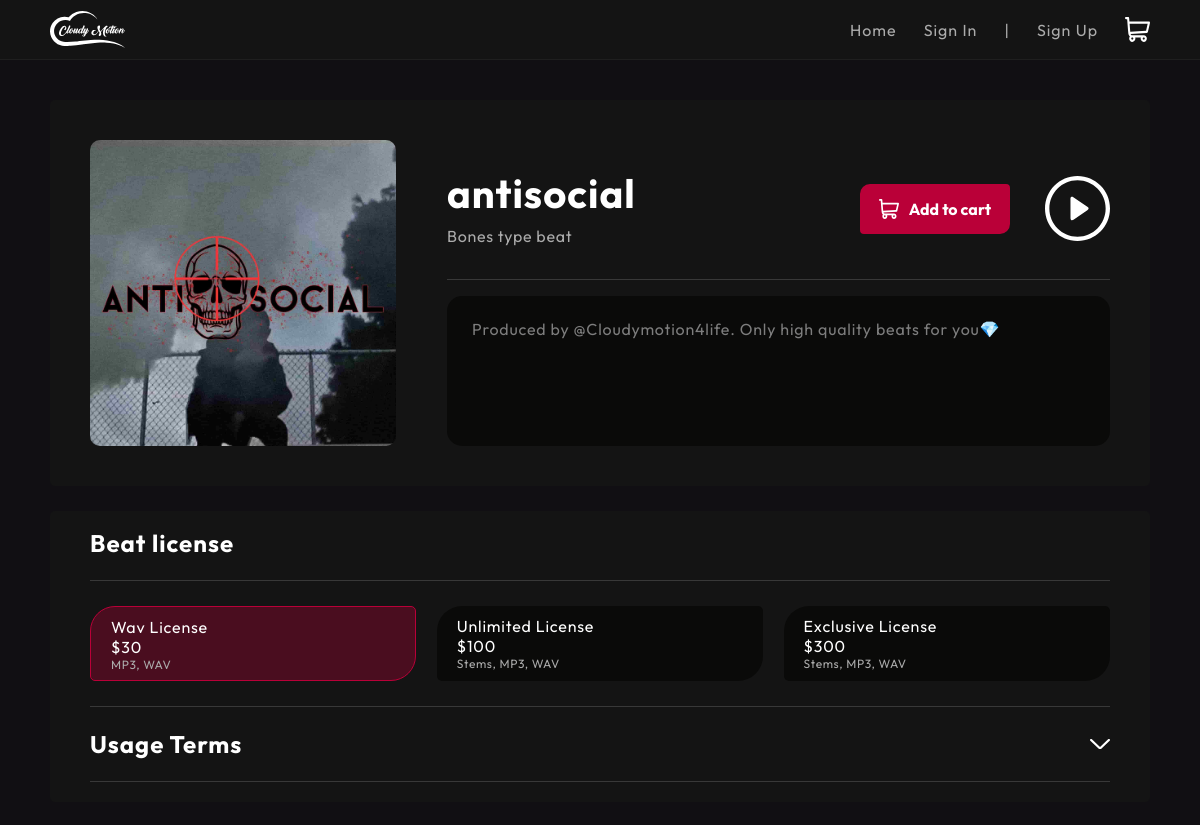
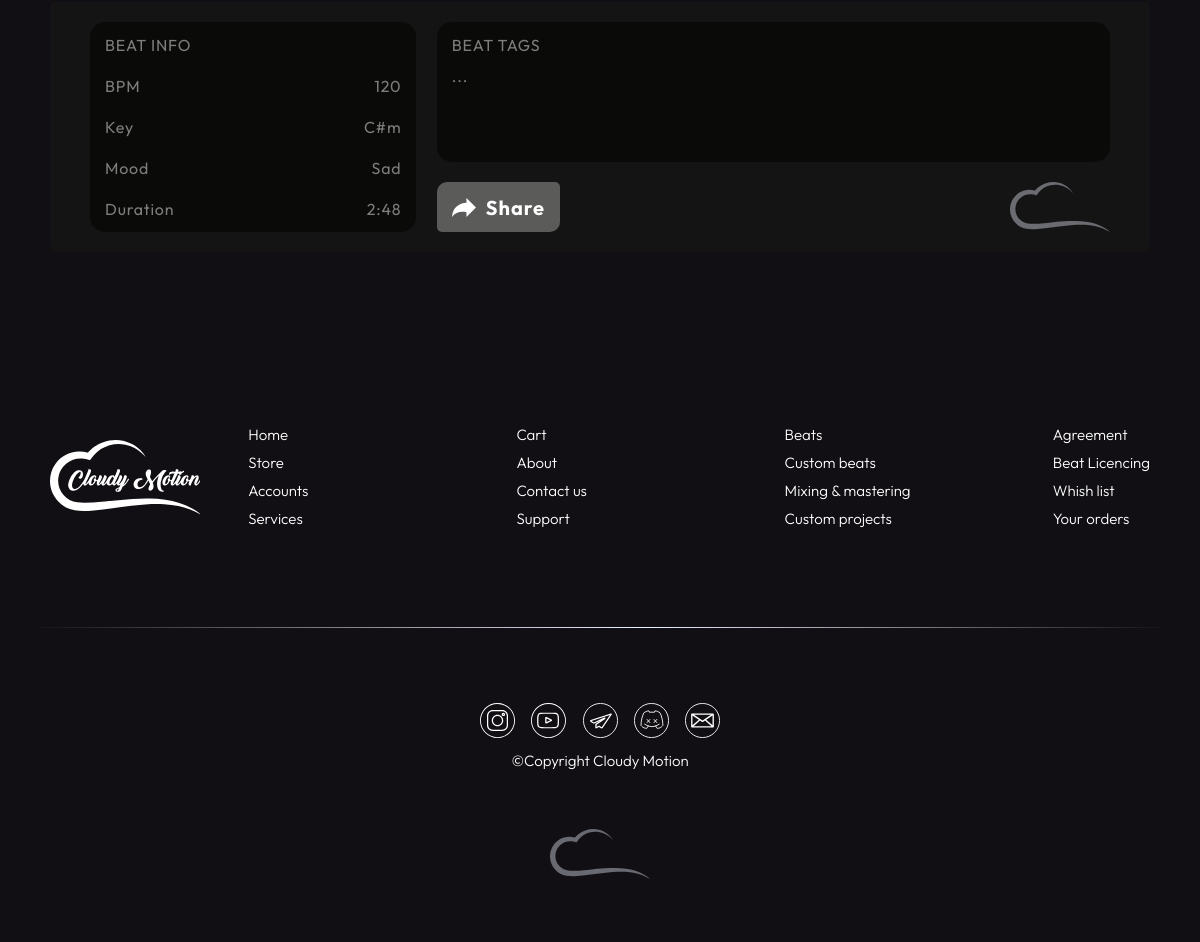
Screenshot of /store/1/ with the database file from the repository (2 pictures, top to bottom).
### cm_site/models.py (models this page shows, shortened)
class Tracks(models.Model):
    track_name = models.CharField('Track Name', unique=True, null=False, max_length=64)
    cover_art = models.ImageField("Cover Art", upload_to='uploads/')
    bpm = models.IntegerField('BPM', default=90)
    key = models.CharField('Key', unique=False, null=False, max_length=16)
    mood = models.ForeignKey(Moods, on_delete=models.CASCADE)
    duration = models.CharField('Duration', max_length=16, null=False)
    type_beat = models.CharField('Type Beat', unique=False, max_length=32, default="Unique", null=False)
    mp3 = models.FileField('Mp3 File', upload_to='uploads/')
    tags = models.ManyToManyField(Tags, blank=True)
    priority = models.IntegerField('Track priority', blank=False, unique=False, default=0)
    description = models.CharField('Track description', max_length=256, blank=False, unique=False, default='Produced by @Cloudymotion4life. Only high quality beats for you💎')
    class Meta:
        verbose_name = 'Track'
        verbose_name_plural = 'Tracks'

class Prices(models.Model):
    wav_license = models.IntegerField('Wav License $', default=30)
    unlimited_license = models.IntegerField('Unlimited License $', default=100)
    exclusive_license = models.IntegerField('Exclusive License $', default=300)
    class Meta:
        verbose_name = 'Price'
        verbose_name_plural = 'Prices'

class Moods(models.Model):
    mood = models.CharField('New mood', unique=True, max_length=32, null=False)
    def __str__(self) -> str:
        return self.mood
    class Meta:
        verbose_name = 'Mood'
        verbose_name_plural = 'Moods'

### cm_site/views.py (the view)
# urls.py: path('store/<int:track_id>/', view=views.store_track, name='store_track'),
def store_track(request: WSGIRequest, track_id: int):
    track = get_object_or_404(Tracks, id=track_id)
    data = {
        'user': request.user,
        'id': track_id,
        'track': track,
        'prices': Prices.objects.all().first()
    }
    return render(request, 'cm_site/track.html', data)

### cm_site/templates/cm_site/track.html (shortened to what this page needs)
{% load static %}
<!DOCTYPE html>
<html lang="en">
    <head>
        <link rel="stylesheet" href="{% static 'cm_site/css/reset.css' %}">
        <link rel="stylesheet" href="{% static 'cm_site/css/font.css' %}">
        <link rel="stylesheet" href="{% static 'cm_site/css/track.css' %}">
    </head>
    <body>
        <div class="wrapper">
            <header class="header">
                <div class="header__container">
                    <a href="{% url 'not_developed' %}">
                        <div class="header__container-logo"></div>
                    </a>
                        {% if user.is_authenticated %}
                            <div class="header__container-navbar">
                                <a href="{% url 'not_developed' %}" class="navbar__link">
                                    <div class="navbar__link-home">Home</div>
                                </a>
                                <a href="{% url 'not_developed' %}" class="navbar__link">
                                    <div class="navbar__link-services">Services</div>
                                </a>
                                <a href="{% url 'not_developed' %}" class="navbar__link">
                                    <div class="navbar__link-contacts">Contacts</div>
                                </a>
                                <a href="{% url 'not_developed' %}" class="navbar__link navbar__link--svg">
                                    <div class="navbar__link-account"></div>
                                </a>
                                <a href="{% url 'cart' %}" class="navbar__link navbar__link--svg">
                                    <div class="navbar__link-basket"></div>
                                </a>
                            </div>
                        {% else %}
                            <div class="header__container-navbar header__container-navbar--no">
                                <a href="{% url 'not_developed' %}" class="navbar__link">
                                    <div class="navbar__link-home">Home</div>
                                </a>
                                <a href="{% url 'account_login' %}" class="navbar__link">
                                    <div class="navbar__link-singin">Sign In</div>
                                </a>
                                <div class="navbar__link navbar__link-sep">
                                    <div id="item1" class="navbar__link-sep">|</div>
                                </div>
                                <a href="{% url 'account_signup' %}" class="navbar__link">
                                    <div class="navbar__link-singup">Sign Up</div>
                                </a>
                                <a href="{% url 'cart' %}" class="navbar__link navbar__link--svg">
                                    <div class="navbar__link-basket"></div>
                                </a>
                            </div>
                        {% endif %}
                </div>
            </header>
            <main class="main">
                <div class="main__container">
                    <div class="beat">
                        <div class="beat__intro">
                            <div class="beat__intro__cover" style="background: url('../../media/{{track.cover_art}}') no-repeat; background-size: cover;"></div>
                            <div class="beat__intro__data">
                                <div class="beat__intro__data_name">
                                    <div class="beat__intro__data_name-text">
                                        <div>{{track.track_name}}</div>
                                        <div>{{track.type_beat}} type beat</div>
                                    </div>
                                    <div class="beat__intro__data_name-btn">
                                        <button class="to_cart">
                                            <div></div>
                                            <div>Add to cart</div>
                                        </button>
                                        <button class="play"></button>
                                    </div>
                                </div>
                                <div class="beat__intro__data_line"><div></div></div>
                                <div class="beat__intro__data_desc">{{track.description}}</div>
                            </div>
                        </div>
                        <div class="beat__license">
                            <h1>Beat license</h1>
                            <div class="line"></div>
                            <div class="beat__license__buttons">
                                <button class="wav active">
                                    <h1>Wav License</h1>
                                    <h1>${{prices.wav_license}}</h1>
                                    <h2>MP3, WAV</h2>
                                </button>
                                <button class="unl">
                                    <h1>Unlimited License</h1>
                                    <h1>${{prices.unlimited_license}}</h1>
                                    <h2>Stems, MP3, WAV</h2>
                                </button>
                                <button class="exc">
                                    <h1>Exclusive License</h1>
                                    <h1>${{prices.exclusive_license}}</h1>
                                    <h2>Stems, MP3, WAV</h2>
                                </button>
                            </div>
                            <div class="line"></div>
                            <div class="beat__license_usage_terms">
                                <div class="terms_panel">
                                    <h1>Usage Terms</h1>
                                    <button class="terms_btn"></button>
                                </div>
                            </div>
                            <div class="line"></div>
                        </div>
                        <div class="beat__data">
                            <div class="beat__data__info">
                                <h1>BEAT INFO</h1>
                                <div class="bpm">
                                    <h1>BPM</h1>
                                    <h1>{{track.bpm}}</h1>
                                </div>
                                <div class="key">
                                    <h1>Key</h1>
                                    <h1>{{track.key}}</h1>
                                </div>
                                <div class="mood">
                                    <h1>Mood</h1>
                                    <h1>{{track.mood}}</h1>
                                </div>
                                <div class="duration">
                                    <h1>Duration</h1>
                                    <h1>{{track.duration}}</h1>
                                </div>
                            </div>
                            <div class="beat__data__tags_and_share">
                                <div class="tags">
                                    <h1>BEAT TAGS</h1>
                                    <h1>
                                        {% if track.tags.all %}
                                            {% for tag in track.tags.all %}
                                                {{tag}}{% if not forloop.last %},{% endif %}
                                            {% endfor %}
                                        {% else %}
                                            ...
                                        {% endif %}
                                    </h1>
                                </div>
                                <div class="share_and_ico">
                                    <button class="share">
                                        <div></div>
                                        <h1>Share</h1>
                                    </button>
                                    <div class="ico"></div>
                                </div>
                            </div>
                        </div>
                    </div>
                </div>
            </main>
            <footer class="footer">
                <div class="footer__container">
                    <div class="footer__container_up">
                        <a href="{% url 'not_developed' %}">
                            <div class="footer__container_up-logo"></div>
                        </a>
                        <div class="footer__container_up-items1">
                            <a href="{% url 'not_developed' %}">Home</a>
                            <a href="{% url 'store' %}">Store</a>
                            <a href="{% url 'not_developed' %}">Accounts</a>
                            <a href="{% url 'not_developed' %}">Services</a>
                        </div>
                        <div class="footer__container_up-items2">
                            <a href="{% url 'not_developed' %}">Cart</a>
                            <a href="{% url 'not_developed' %}">About</a>
                            <a href="{% url 'not_developed' %}">Contact us</a>
                            <a href="{% url 'not_developed' %}">Support</a>
                        </div>
                        <div class="footer__container_up-items3">
                            <a href="{% url 'not_developed' %}">Beats</a>
                            <a href="{% url 'not_developed' %}">Custom beats</a>
                            <a href="{% url 'not_developed' %}">Mixing & mastering</a>
                            <a href="{% url 'not_developed' %}">Custom projects</a>
                        </div>
                        <div class="footer__container_up-items4">
                            <a href="{% url 'not_developed' %}">Agreement</a>
                            <a href="{% url 'not_developed' %}">Beat Licencing</a>
                            <a href="{% url 'not_developed' %}">Whish list</a>
                            <a href="{% url 'not_developed' %}">Your orders</a>
                        </div>
                    </div>
                    <div class="footer__container_line"></div>
                    <div class="footer__container_down">
                        <div class="footer__container_down-social">
                            <a href="https://www.instagram.com/cloudymotion4life/"><div class="instagram"></div></a>
                            <a href="https://www.youtube.com/channel/UCjFzg281yew5Ikgu4QzfoqQ"><div class="youtube"></div></a>
                            <a href="https://t.me/Cloudy_Motion"><div class="telegram"></div></a>
                            <a href="https://discord.gg/8bJu3stv"><div class="discord"></div></a>
                            <a href="mailto:cloudymotion4life@gmail.com"><div class="email"></div></a>
                        </div>
                        <div class="footer__container_down-copyright">
                            ©Copyright Cloudy Motion
                        </div>
                        <div class="footer__container_down-logo">
                        </div>
                    </div>
                </div>
            </footer>
        </div>
    </body>
</html>

### rows the page displays
Tracks: cover_art (picture), track_name "antisocial", type_beat "Bones", description "Produced by @Cloudymotion4life. Only high quality beats for you💎", bpm "120", key "C#m", mood "Sad", duration "2:48"
Prices: wav_license "30", unlimited_license "100", exclusive_license "300"
